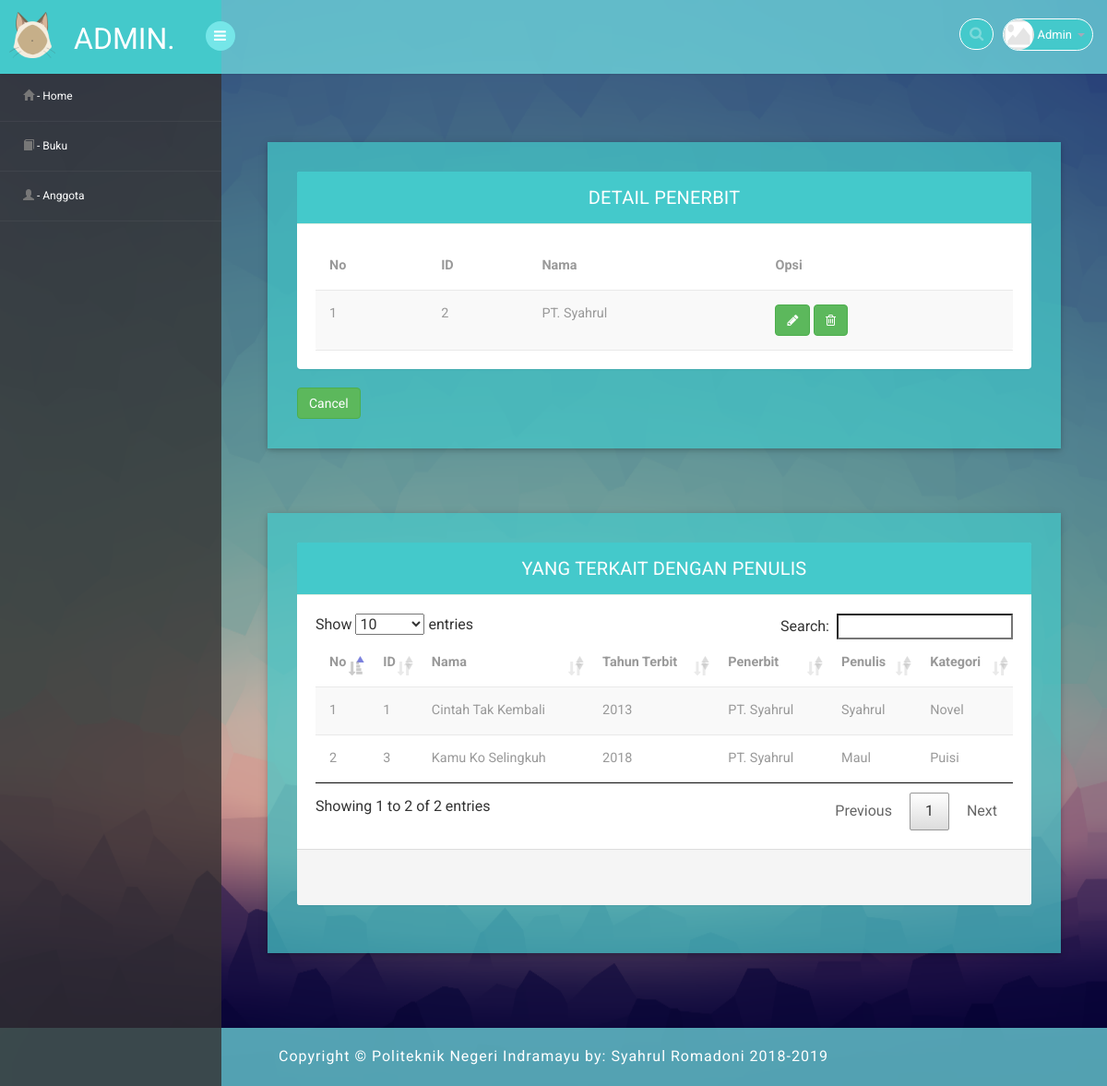
The app's page /1/media.php?page=detail_penerbit&id=2 (signed in) with its own data.
### tables this page shows
CREATE TABLE `penerbit` (
  `id` int(11) NOT NULL,
  `nama` varchar(255) DEFAULT NULL,
  `alamat` text,
  `telepon` varchar(255) DEFAULT NULL,
  `email` varchar(2555) DEFAULT NULL
);

CREATE TABLE `buku` (
  `id` int(11) NOT NULL,
  `nama` varchar(255) NOT NULL,
  `tahun_terbit` year(4) DEFAULT NULL,
  `id_penulis` int(11) DEFAULT NULL,
  `id_penerbit` int(11) DEFAULT NULL,
  `id_kategori` int(11) DEFAULT NULL,
  `sinopsis` text,
  `sampul` varchar(255) DEFAULT NULL,
  `berkas` varchar(255) DEFAULT NULL
);

CREATE TABLE `penulis` (
  `id` int(11) NOT NULL,
  `nama` varchar(255) NOT NULL,
  `alamat` text,
  `telepon` varchar(255) DEFAULT NULL,
  `email` varchar(255) DEFAULT NULL
);

CREATE TABLE `kategori` (
  `id` int(11) NOT NULL,
  `nama` varchar(255) NOT NULL
);

### 1/halaman/mod_buku/detail_penerbit.php (the view, shortened to what this page needs)
<?php
include "../config/koneksi.php";
$id=$_GET['id'];
$query = "SELECT * FROM penerbit WHERE id='$id'";
$hasil = mysqli_query($conn, $query);
$tampil = mysqli_num_rows($hasil);
$i = 1;
if ( $tampil> 0) {
    while ( $data = mysqli_fetch_assoc($hasil)) {
?>
<div class="row">
    <div class="panel-body">
        <div class="col-md-12 w3ls-graph">
            <div class="agileinfo-grap">
                <div class="panel panel-default">
                    <div class="panel-heading">DETAIL PENERBIT</div>
                        <div class="table-responsive sr">
                          <table class="table table-striped b-t b-light">
                            <thead>
                              <tr>
                                <th>No</th>
                                <th>ID</th>
                                <th>Nama</th>
                                <th>Opsi</th>
                              </tr>
                            </thead>
                            <tbody>
                                <tr>
                                    <td><?php echo $i++ ?></td>
                                    <td><?php echo $data['id']; ?></td>
                                    <td><?php echo $data['nama']; ?></td>
                                    <td>
                                        <a href="media.php?page=edit_penerbit&id=<?php echo $data['id'] ?>"><button class="btn btn-success" type="submit"><i class="fa fa-pencil"></i></button></a>
                                        <a href="halaman/mod_buku/aksi_hapus_penerbit.php?id=<?php echo $data['id'] ?>"><button class="btn btn-success" type="submit"><i class="fa fa-trash-o"></i></button></a>
                                    </td>
                              </tr>
                            </tbody>
                        </table>
                    </div>
                </div>
                <div align="left">
                    <button class="btn btn-success" type="button" onclick="history.back()">Cancel</button>
                </div>
            </div>
        </div>
    </div>
</div>
<div class="row">
    <div class="panel-body">
        <div class="col-md-12 w3ls-graph">
            <div class="agileinfo-grap">
                <div class="panel panel-default">
                    <div class="panel-heading">YANG TERKAIT DENGAN PENULIS</div>
                        <div class="table-responsive sr">
                          <table id="data" class="table table-striped b-t b-light">
                            <thead>
                              <tr>
                                <th>No</th>
                                <th>ID</th>
                                <th>Nama</th>
                                <th>Tahun Terbit</th>
                                <th>Penerbit</th>
                                <th>Penulis</th>
                                <th>Kategori</th>
                              </tr>
                            </thead>
                            <tbody>
                                <?php
                                    $query  = "SELECT * FROM buku WHERE id_penerbit='$id'";
                                    $hasil  = mysqli_query($conn, $query);
                                    $tampil = mysqli_num_rows($hasil);
                                    $i = 1;
                                    if ( $tampil> 0) {
                                        while ( $data = mysqli_fetch_assoc($hasil)) {
                                ?>
                                <tr>
                                    <td><?php echo $i++ ?></td>
                                    <td><?php echo $data['id']; ?></td>
                                    <td><?php echo $data['nama']; ?></td>
                                    <td><?php echo $data['tahun_terbit']; ?></td>
                                    <?php
                                        $data1 = mysqli_query($conn, "SELECT * FROM penerbit WHERE id='$data[id_penerbit]'");
                                        $id    = mysqli_fetch_array($data1);
                                        $mp1   = $id['nama'];
                                    ?>
                                    <td><?php echo $mp1; ?></td>
                                    <?php
                                        $data2 = mysqli_query($conn, "SELECT * FROM penulis WHERE id='$data[id_penulis]'");
                                        $id    = mysqli_fetch_array($data2);
                                        $mp2   = $id['nama'];
                                    ?>
                                    <td><?php echo $mp2; ?></td>
                                    <?php
                                        $data3 = mysqli_query($conn, "SELECT * FROM kategori WHERE id='$data[id_kategori]'");
                                        $id    = mysqli_fetch_array($data3);
                                        $mp3   = $id['nama'];
                                    ?>
                                    <td><?php echo $mp3; ?></td>
                                </tr>
                                <?php
                                    }
                                }
                                ?>
                            </tbody>
                        </table>
                    </div>
                    <footer class="panel-footer">
                        <div class="row">
                        </div>
                    </footer>
                </div>
            </div>
        </div>
    </div>
</div>
<?php
    }
}
?>

### assets/css/style.css (style rules this page uses)
.sr { padding: 20px; }
.row { padding: 20px; }
html, body { font-family: 'Roboto', sans-serif; font-size: 100%; overflow-x: hidden; background: url(../images/bg00.png) no-repeat 0px 0px; background-size:cover; background-repeat: no-repeat; background-attachment: fixed; -webkit-background-size: 100%; }
body a { transition: 0.5s all ease; -webkit-transition: 0.5s all ease; -moz-transition: 0.5s all ease; -o-transition: 0.5s all ease; -ms-transition: 0.5s all ease; text-decoration:none; }
.panel-heading { position: relative; height: 57px; line-height: 57px; letter-spacing: 0.2px; color: white; font-size: 18px; font-weight: 400; padding: 0 16px; background:#44c9cb; border-top-right-radius: 2px; border-top-left-radius: 2px; text-transform: uppercase; text-align: center; }
.panel { border: none ! important; }
.agileinfo-grap { padding: 2em; background:rgba(68, 201, 203, 0.70); box-shadow: 0 2px 5px 0 rgba(0, 0, 0, 0.16), 0 2px 10px 0 rgba(0, 0, 0, 0.12); }
.table>thead>tr>th { border-bottom: 1px solid #e1ab91 ! important; }
.table>tbody>tr>td, .table>tbody>tr>th, .table>tfoot>tr>td, .table>tfoot>tr>th, .table>thead>tr>td, .table>thead>tr>th { border-bottom: 1px solid #e9e9e9 ! important; }
.table > thead > tr > th, .table > tbody > tr > th, .table > tfoot > tr > th, .table > thead > tr > td, .table > tbody > tr > td, .table > tfoot > tr > td { border-top: none !important; }
.table td, .table>tbody>tr>td, .table>tbody>tr>th, .table>tfoot>tr>td, .table>tfoot>tr>th, .table>thead>tr>td, .table>thead>tr>th { padding: 15px!important; }
.table > thead > tr > th, .table > tbody > tr > th, .table > tfoot > tr > th, .table > thead > tr > td, .table > tbody > tr > td, .table > tfoot > tr > td { font-size: 0.9em; color: #999; border-top: none !important; }
.panel-default>.panel-heading { color: white ! important; background-color: #44c9cb ! important; border-color: #ddede0 ! important; font-size: 20px; }

### records on screen
penerbit: id "2", nama "PT. Syahrul"
buku: id "1", nama "Cintah Tak Kembali", tahun_terbit "2013", id_penerbit.nama "PT. Syahrul", id_penulis.nama "Syahrul", id_kategori.nama "Novel"
buku: id "3", nama "Kamu Ko Selingkuh", tahun_terbit "2018", id_penerbit.nama "PT. Syahrul", id_penulis.nama "Maul", id_kategori.nama "Puisi"

### other values on screen
$_SESSION['username'] "Admin"
